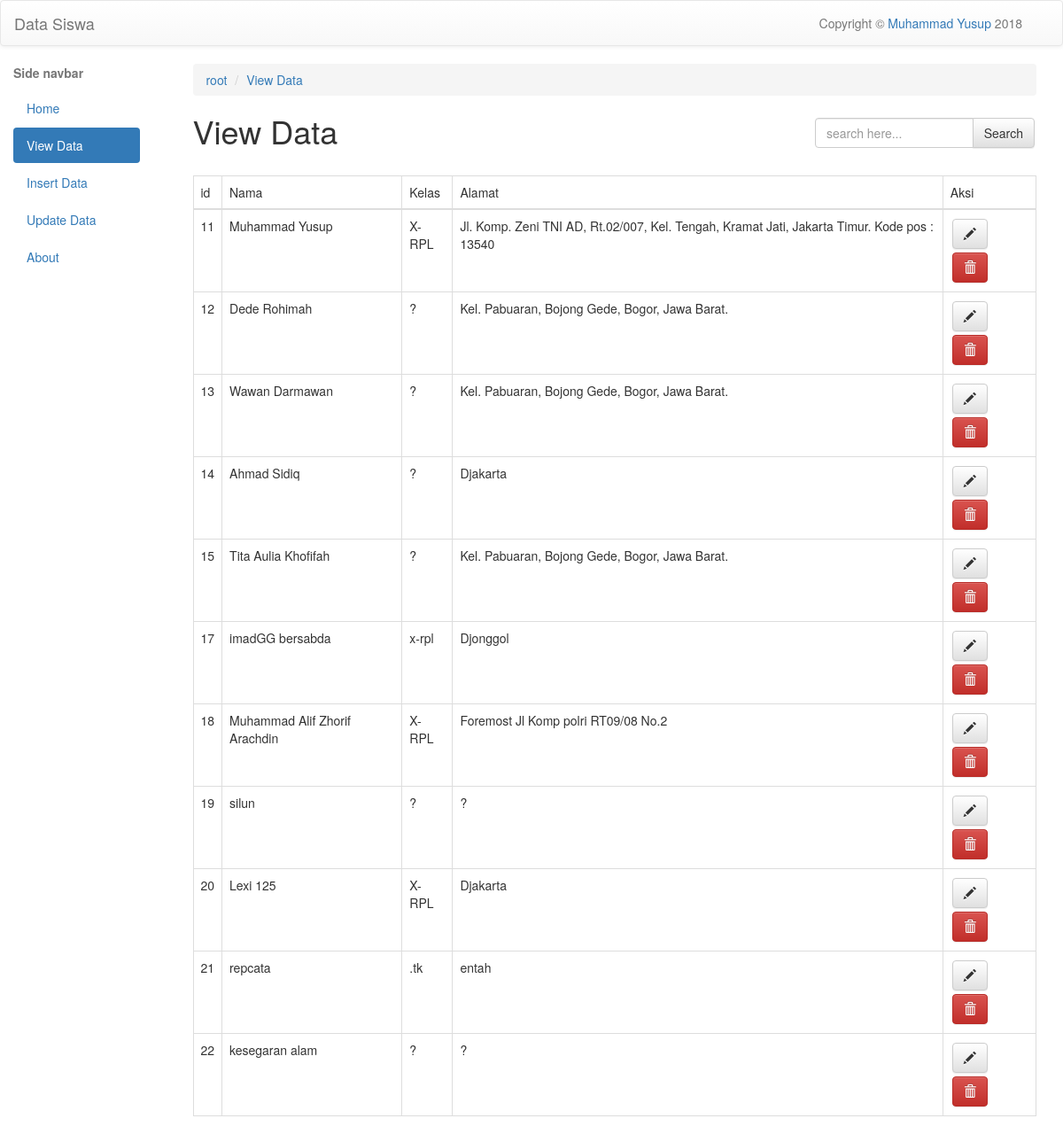
/index.php?p=viewData, run on the app's committed database.
### tables this page shows
CREATE TABLE `orang` (
  `id` int(4) NOT NULL,
  `nama` varchar(255) NOT NULL,
  `kelas` varchar(50) DEFAULT NULL,
  `alamat` text
);

### config/conf.php (called while the page is built, shortened)
<?php
    $appname = "Data Siswa";
    function get($val){
        return isset($_GET[$val])?htmlspecialchars($_GET[$val]):null;
    }
    function inc($val){
        include file_exists($val.'.php')?$val.'.php':null;
    }
?>

### pages/view_data.php (the view, shortened to what this page needs)
<?php
    $hasil = $conn->prepare("SELECT * FROM orang");
    $hasil->execute();
    $data = $hasil->fetchAll();
?>
<div class="container-fluid">
    <ol class="breadcrumb">
            <li><a href="#!">root</a></li>
            <li><a href="#!">View Data</a></li>
    </ol>
    <h1>View Data</h1>
    <form method="POST" action="index.php?p=searchData" class="input-group input-group-search">
        <input type="text" placeholder="search here..." class="form-control txtSearch" name="txtSearch">
        <span class="input-group-btn"><input type="submit" style="margin-top:0px;" class="btn btn-default" value="Search" name="btnSearch"></input></span>
    </form>
    <br>
    <table class="table table-bordered table-hover table-responsive">
        <thead>
            <tr>
                <td>id</td>
                <td>Nama</td>
                <td>Kelas</td>
                <td>Alamat</td>
                <td>Aksi</td>
            </tr>
        </thead>
        <tbody>
            <?php
                foreach ($data as $key){
                    ?>
                        <tr>
                            <td><?php echo $key['id']; ?></td>
                            <td><?php echo $key['nama']; ?></td>
                            <td><?php echo $key['kelas']; ?></td>
                            <td><?php echo $key['alamat']; ?></td>
                            <td>
                                <a href="index.php?p=updateData&id=<?php echo $key['id']; ?>" class="btn btn-default" ><span class="glyphicon glyphicon-pencil"></span></a>
                                <a href="proses/deletedata.php?id=<?php echo $key['id']; ?>" class="btn btn-danger"><span class="glyphicon glyphicon-trash"></span></a>
                            </td>
                        </tr>
                    <?php
                }
            ?>
        </tbody>
    </table>
</div>

### pages/head.php (shortened to what this page needs)
<!DOCTYPE html>
<html lang="en">
<head>
    <link rel="stylesheet" href="assets/bootstrap/css/bootstrap.min.css">
    <link rel="stylesheet" href="assets/bootstrap/css/bootstrap-theme.min.css">
    <div class="navbar navbar-default">
        <div class="row" style="margin-right:0">
            <div class="col-md-2">
                <div class="navbar-header">
                    <a href="#!" class="navbar-brand"><?php echo $appname; ?></a>
                </div>
            </div>
            <div class="col-md-10">
                <div class="container-fluid">
                    <ul class="nav navbar-nav" style="float:right">
                        <p class="navbar-text">Copyright &copy; <a href="http://github.com/yusup209">Muhammad Yusup</a> 2018</p>
                    </ul>
                </div>
            </div>
        </div>
    </div>

### index.php (shortened to what this page needs)
<?php
    include 'config/conf.php';
    include 'pages/head.php';
?>
</head>
<body>
<div class="row" style="margin-right:0;">
    <div class="col-md-2">
        <?php
            inc('pages/sidenav');
        ?>
    </div>
    <div class="col-md-10">
<?php
    if (!is_null(get('p'))){
        switch (get('p')){
            case 'viewData':
                inc('pages/view_data');
                break;
        }
    } else {
        inc('home');
    }
?>
    </div>
</div>
<?php
    include 'pages/foot.php';
?>

### pages/sidenav.php
<div class="container-fluid">
    <p style="font-weight:bold;color:#777;">Side navbar</p>
    <ul class="nav nav-pills nav-stacked">
        <li role="presentation" class="li-home"><a href="index.php?p=home">Home </a></li>
        <li role="presentation" class="li-view"><a href="index.php?p=viewData">View Data</a></li>
        <li role="presentation" class="li-insert"><a href="index.php?p=insertData">Insert Data</a></li>
        <li role="presentation" class="li-update"><a href="index.php?p=updateData">Update Data</a></li>
        <li role="presentation" class="li-about"><a href="index.php?p=about">About</a></li>
    </ul>
</div>

### pages/foot.php (shortened to what this page needs)
</body>
</html>

### pages/view_data.php (style rules this page uses)
table { padding-bottom:50px; }
.input-group-search { float:right; margin-top:-45px; width:250px; }
.btn { margin:2px; }

### data on the page
orang: id "11", nama "Muhammad Yusup", kelas "X-RPL", alamat "Jl. Komp. Zeni TNI AD, Rt.02/007, Kel. Tengah, Kramat Jati, Jakarta Timur. Kode pos : 13540"
orang: id "12", nama "Dede Rohimah", kelas "?", alamat "Kel. Pabuaran, Bojong Gede, Bogor, Jawa Barat."
orang: id "13", nama "Wawan Darmawan", kelas "?", alamat "Kel. Pabuaran, Bojong Gede, Bogor, Jawa Barat."
orang: id "14", nama "Ahmad Sidiq", kelas "?", alamat "Djakarta"
orang: id "15", nama "Tita Aulia Khofifah", kelas "?", alamat "Kel. Pabuaran, Bojong Gede, Bogor, Jawa Barat."
orang: id "17", nama "imadGG bersabda", kelas "x-rpl", alamat "Djonggol"
orang: id "18", nama "Muhammad Alif Zhorif Arachdin", kelas "X-RPL", alamat "Foremost Jl Komp polri RT09/08 No.2"
orang: id "19", nama "silun", kelas "?", alamat "?"
orang: id "20", nama "Lexi 125", kelas "X-RPL", alamat "Djakarta"
orang: id "21", nama "repcata", kelas ".tk", alamat "entah"
orang: id "22", nama "kesegaran alam", kelas "?", alamat "?"

### other printed values
$appname "Data Siswa"
